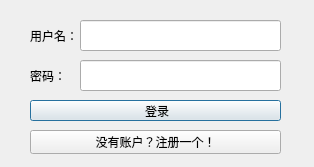
<?xml version="1.0" encoding="UTF-8"?>
<ui version="4.0">
 <class>Dialog</class>
 <widget class="QDialog" name="Dialog">
  <property name="geometry">
   <rect>
    <x>0</x>
    <y>0</y>
    <width>314</width>
    <height>167</height>
   </rect>
  </property>
  <property name="windowTitle">
   <string>登录</string>
  </property>
  <widget class="QLabel" name="label">
   <property name="geometry">
    <rect>
     <x>30</x>
     <y>10</y>
     <width>51</width>
     <height>51</height>
    </rect>
   </property>
   <property name="text">
    <string>用户名：</string>
   </property>
  </widget>
  <widget class="QLineEdit" name="lineEdit">
   <property name="geometry">
    <rect>
     <x>80</x>
     <y>20</y>
     <width>201</width>
     <height>31</height>
    </rect>
   </property>
  </widget>
  <widget class="QLabel" name="label_2">
   <property name="geometry">
    <rect>
     <x>30</x>
     <y>60</y>
     <width>54</width>
     <height>31</height>
    </rect>
   </property>
   <property name="text">
    <string>密码：</string>
   </property>
  </widget>
  <widget class="QLineEdit" name="lineEdit_2">
   <property name="geometry">
    <rect>
     <x>80</x>
     <y>60</y>
     <width>201</width>
     <height>31</height>
    </rect>
   </property>
   <property name="echoMode">
    <enum>QLineEdit::EchoMode::Password</enum>
   </property>
  </widget>
  <widget class="QPushButton" name="pushButton">
   <property name="geometry">
    <rect>
     <x>30</x>
     <y>100</y>
     <width>251</width>
     <height>21</height>
    </rect>
   </property>
   <property name="text">
    <string> 登录</string>
   </property>
  </widget>
  <widget class="QPushButton" name="pushButton_2">
   <property name="geometry">
    <rect>
     <x>30</x>
     <y>130</y>
     <width>251</width>
     <height>24</height>
    </rect>
   </property>
   <property name="text">
    <string>没有账户？注册一个！</string>
   </property>
  </widget>
 </widget>
 <resources/>
 <connections/>
</ui>
